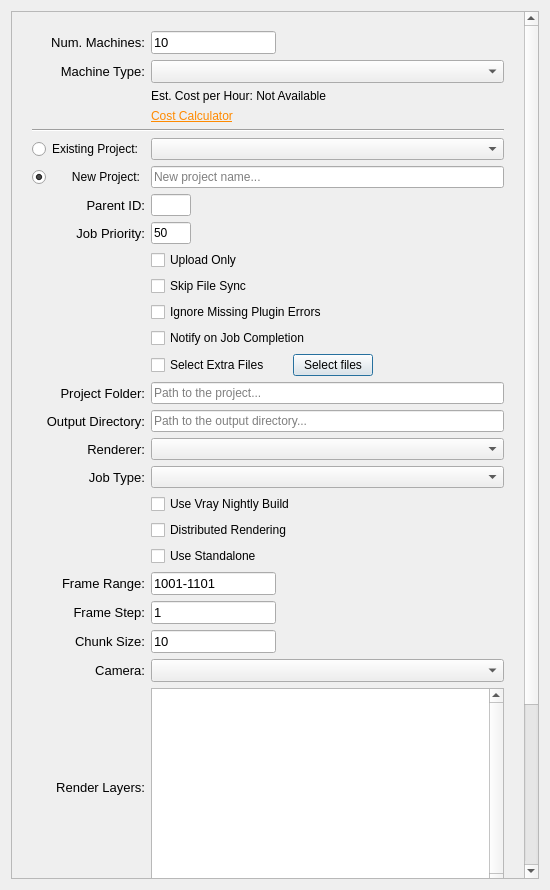
<?xml version="1.0" encoding="UTF-8"?>
<ui version="4.0">
 <class>SubmitDialog</class>
 <widget class="QDialog" name="SubmitDialog">
  <property name="geometry">
   <rect>
    <x>0</x>
    <y>0</y>
    <width>550</width>
    <height>890</height>
   </rect>
  </property>
  <property name="sizePolicy">
   <sizepolicy hsizetype="MinimumExpanding" vsizetype="MinimumExpanding">
    <horstretch>0</horstretch>
    <verstretch>0</verstretch>
   </sizepolicy>
  </property>
  <property name="minimumSize">
   <size>
    <width>550</width>
    <height>1</height>
   </size>
  </property>
  <property name="maximumSize">
   <size>
    <width>700</width>
    <height>890</height>
   </size>
  </property>
  <property name="windowTitle">
   <string>Dialog</string>
  </property>
  <property name="sizeGripEnabled">
   <bool>false</bool>
  </property>
  <layout class="QGridLayout" name="gridLayout">
   <item row="0" column="0">
    <widget class="QScrollArea" name="scrollArea">
     <property name="sizePolicy">
      <sizepolicy hsizetype="Expanding" vsizetype="Expanding">
       <horstretch>0</horstretch>
       <verstretch>0</verstretch>
      </sizepolicy>
     </property>
     <property name="horizontalScrollBarPolicy">
      <enum>Qt::ScrollBarAlwaysOff</enum>
     </property>
     <property name="sizeAdjustPolicy">
      <enum>QAbstractScrollArea::AdjustToContents</enum>
     </property>
     <property name="widgetResizable">
      <bool>true</bool>
     </property>
     <widget class="QWidget" name="scrollAreaWidgetContents">
      <property name="geometry">
       <rect>
        <x>0</x>
        <y>0</y>
        <width>516</width>
        <height>1127</height>
       </rect>
      </property>
      <property name="sizePolicy">
       <sizepolicy hsizetype="MinimumExpanding" vsizetype="MinimumExpanding">
        <horstretch>0</horstretch>
        <verstretch>0</verstretch>
       </sizepolicy>
      </property>
      <property name="minimumSize">
       <size>
        <width>460</width>
        <height>0</height>
       </size>
      </property>
      <layout class="QVBoxLayout" name="verticalLayout">
       <property name="sizeConstraint">
        <enum>QLayout::SetDefaultConstraint</enum>
       </property>
       <property name="leftMargin">
        <number>20</number>
       </property>
       <property name="rightMargin">
        <number>20</number>
       </property>
       <item>
        <layout class="QGridLayout" name="main_layout">
         <property name="sizeConstraint">
          <enum>QLayout::SetMinAndMaxSize</enum>
         </property>
         <property name="topMargin">
          <number>10</number>
         </property>
         <property name="bottomMargin">
          <number>10</number>
         </property>
         <item row="22" column="1">
          <widget class="QLineEdit" name="frame_step">
           <property name="sizePolicy">
            <sizepolicy hsizetype="Maximum" vsizetype="Fixed">
             <horstretch>0</horstretch>
             <verstretch>0</verstretch>
            </sizepolicy>
           </property>

           <property name="font">
            <font>
             <pointsize>10</pointsize>
            </font>
           </property>
           <property name="text">
            <string>1</string>
           </property>
           <property name="-tx" stdset="0">
            <string>`python &quot;cmds.submit_callb('frame_step')&quot;`</string>
           </property>
          </widget>
         </item>
         <item row="20" column="1">
          <layout class="QHBoxLayout" name="horizontalLayout_3">
           <item>
            <widget class="QCheckBox" name="use_standalone">
             <property name="toolTip">
              <string>If selected, will perform a local scene export and render using the standalone version of the selected renderer.</string>
             </property>
             <property name="text">
              <string>Use Standalone</string>
             </property>
             <property name="-v" stdset="0">
              <string>`python &quot;cmds.submit_callb('use_standalone')&quot;`</string>
             </property>
            </widget>
           </item>
           <item>
            <spacer name="horizontalSpacer">
             <property name="orientation">
              <enum>Qt::Horizontal</enum>
             </property>
             <property name="sizeType">
              <enum>QSizePolicy::Fixed</enum>
             </property>
             <property name="sizeHint" stdset="0">
              <size>
               <width>80</width>
               <height>20</height>
              </size>
             </property>
            </spacer>
           </item>
          </layout>
         </item>
         <item row="19" column="1">
          <layout class="QHBoxLayout" name="horizontalLayout_12">
           <item>
            <widget class="QCheckBox" name="distributed">
             <property name="sizePolicy">
              <sizepolicy hsizetype="Minimum" vsizetype="Fixed">
               <horstretch>0</horstretch>
               <verstretch>0</verstretch>
              </sizepolicy>
             </property>
             <property name="text">
              <string>Distributed Rendering</string>
             </property>
             <property name="-v" stdset="0">
              <string>`python &quot;cmds.submit_callb('distributed')&quot;`</string>
             </property>
            </widget>
           </item>
           <item>
            <spacer name="horizontalSpacer_12">
             <property name="orientation">
              <enum>Qt::Horizontal</enum>
             </property>
             <property name="sizeType">
              <enum>QSizePolicy::Fixed</enum>
             </property>
             <property name="sizeHint" stdset="0">
              <size>
               <width>80</width>
               <height>20</height>
              </size>
             </property>
            </spacer>
           </item>
          </layout>
         </item>
         <item row="24" column="0">
          <widget class="QLabel" name="label_10">
           <property name="font">
            <font>
             <pointsize>10</pointsize>
            </font>
           </property>
           <property name="text">
            <string>Camera:</string>
           </property>
           <property name="alignment">
            <set>Qt::AlignRight|Qt::AlignTrailing|Qt::AlignVCenter</set>
           </property>
          </widget>
         </item>
         <item row="26" column="1">
          <layout class="QHBoxLayout" name="horizontalLayout">
           <property name="spacing">
            <number>6</number>
           </property>
           <property name="sizeConstraint">
            <enum>QLayout::SetDefaultConstraint</enum>
           </property>
           <item>
            <spacer name="horizontalSpacer_2">
             <property name="orientation">
              <enum>Qt::Horizontal</enum>
             </property>
             <property name="sizeHint" stdset="0">
              <size>
               <width>80</width>
               <height>20</height>
              </size>
             </property>
            </spacer>
           </item>
           <item>
            <widget class="QLabel" name="label_15">
             <property name="font">
              <font>
               <pointsize>10</pointsize>
              </font>
             </property>
             <property name="text">
              <string>X</string>
             </property>
             <property name="alignment">
              <set>Qt::AlignRight|Qt::AlignTrailing|Qt::AlignVCenter</set>
             </property>
            </widget>
           </item>
           <item>
            <widget class="QLineEdit" name="x_res">
             <property name="sizePolicy">
              <sizepolicy hsizetype="Preferred" vsizetype="Fixed">
               <horstretch>0</horstretch>
               <verstretch>0</verstretch>
              </sizepolicy>
             </property>
             <property name="font">
              <font>
               <pointsize>10</pointsize>
              </font>
             </property>
             <property name="text">
              <string>0</string>
             </property>
             <property name="-tx" stdset="0">
              <string>`python &quot;cmds.submit_callb('x_res')&quot;`</string>
             </property>
            </widget>
           </item>
           <item>
            <widget class="QLabel" name="label_16">
             <property name="font">
              <font>
               <pointsize>10</pointsize>
              </font>
             </property>
             <property name="text">
              <string>Y</string>
             </property>
             <property name="alignment">
              <set>Qt::AlignRight|Qt::AlignTrailing|Qt::AlignVCenter</set>
             </property>
            </widget>
           </item>
           <item>
            <widget class="QLineEdit" name="y_res">
             <property name="sizePolicy">
              <sizepolicy hsizetype="Preferred" vsizetype="Fixed">
               <horstretch>0</horstretch>
               <verstretch>0</verstretch>
              </sizepolicy>
             </property>
             <property name="font">
              <font>
               <pointsize>10</pointsize>
              </font>
             </property>
             <property name="text">
              <string>0</string>
             </property>
             <property name="-tx" stdset="0">
              <string>`python &quot;cmds.submit_callb('y_res')&quot;`</string>
             </property>
            </widget>
           </item>
           <item>
            <spacer name="horizontalSpacer_5">
             <property name="font">
              <font>
               <pointsize>10</pointsize>
              </font>
             </property>
             <property name="orientation">
              <enum>Qt::Horizontal</enum>
             </property>
             <property name="sizeHint" stdset="0">
              <size>
               <width>240</width>
               <height>20</height>
              </size>
             </property>
            </spacer>
           </item>
          </layout>
         </item>
         <item row="24" column="1">
          <widget class="QComboBox" name="camera">
           <property name="font">
            <font>
             <pointsize>10</pointsize>
            </font>
           </property>
           <property name="-ann" stdset="0">
            <string>`python &quot;cmds.submit_callb('camera')&quot;`</string>
           </property>
          </widget>
         </item>
         <item row="5" column="0">
          <widget class="QRadioButton" name="existing_project">
           <property name="text">
            <string>Existing Project:</string>
           </property>
           <property name="checked">
            <bool>false</bool>
           </property>
           <property name="-ann" stdset="0">
            <string>`python &quot;cmds.submit_callb('existing_project')&quot;`</string>
           </property>
          </widget>
         </item>
         <item row="11" column="1">
          <layout class="QHBoxLayout" name="horizontalLayout_13">
           <item>
            <widget class="QCheckBox" name="ignore_plugin_errors">
             <property name="text">
              <string>Ignore Missing Plugin Errors</string>
             </property>
             <property name="-v" stdset="0">
              <string>`python &quot;cmds.submit_callb('ignore_plugin_errors')&quot;`</string>
             </property>
            </widget>
           </item>
           <item>
            <spacer name="horizontalSpacer_14">
             <property name="orientation">
              <enum>Qt::Horizontal</enum>
             </property>
             <property name="sizeType">
              <enum>QSizePolicy::Fixed</enum>
             </property>
             <property name="sizeHint" stdset="0">
              <size>
               <width>80</width>
               <height>20</height>
              </size>
             </property>
            </spacer>
           </item>
          </layout>
         </item>
         <item row="12" column="1">
          <layout class="QHBoxLayout" name="horizontalLayout_6">
           <item>
            <widget class="QCheckBox" name="notify_complete">
             <property name="toolTip">
              <string>Zync will send you an email when this job completes, or if it fails.</string>
             </property>
             <property name="text">
              <string>Notify on Job Completion</string>
             </property>
             <property name="-v" stdset="0">
              <string>`python &quot;cmds.submit_callb('notify_complete')&quot;`</string>
             </property>
            </widget>
           </item>
           <item>
            <spacer name="horizontalSpacer_15">
             <property name="orientation">
              <enum>Qt::Horizontal</enum>
             </property>
             <property name="sizeType">
              <enum>QSizePolicy::Fixed</enum>
             </property>
             <property name="sizeHint" stdset="0">
              <size>
               <width>80</width>
               <height>20</height>
              </size>
             </property>
            </spacer>
           </item>
          </layout>
         </item>
         <item row="22" column="0">
          <widget class="QLabel" name="label_8">
           <property name="font">
            <font>
             <pointsize>10</pointsize>
            </font>
           </property>
           <property name="text">
            <string>Frame Step:</string>
           </property>
           <property name="alignment">
            <set>Qt::AlignRight|Qt::AlignTrailing|Qt::AlignVCenter</set>
           </property>
          </widget>
         </item>
         <item row="0" column="0">
          <widget class="QLabel" name="label_2">
           <property name="maximumSize">
            <size>
             <width>16777215</width>
             <height>16777215</height>
            </size>
           </property>
           <property name="font">
            <font>
             <pointsize>10</pointsize>
            </font>
           </property>
           <property name="text">
            <string>Num. Machines:</string>
           </property>
           <property name="textFormat">
            <enum>Qt::AutoText</enum>
           </property>
           <property name="scaledContents">
            <bool>false</bool>
           </property>
           <property name="alignment">
            <set>Qt::AlignRight|Qt::AlignTrailing|Qt::AlignVCenter</set>
           </property>
           <property name="wordWrap">
            <bool>false</bool>
           </property>
           <property name="openExternalLinks">
            <bool>false</bool>
           </property>
           <property name="textInteractionFlags">
            <set>Qt::LinksAccessibleByMouse</set>
           </property>
          </widget>
         </item>
         <item row="8" column="0">
          <widget class="QLabel" name="label_17">
           <property name="maximumSize">
            <size>
             <width>16777215</width>
             <height>16777215</height>
            </size>
           </property>
           <property name="font">
            <font>
             <pointsize>10</pointsize>
            </font>
           </property>
           <property name="text">
            <string>Job Priority:</string>
           </property>
           <property name="alignment">
            <set>Qt::AlignRight|Qt::AlignTrailing|Qt::AlignVCenter</set>
           </property>
          </widget>
         </item>
         <item row="16" column="1">
          <widget class="QComboBox" name="renderer">
           <property name="-ann" stdset="0">
            <string>`python &quot;cmds.submit_callb('renderer')&quot;`</string>
           </property>
          </widget>
         </item>
         <item row="1" column="1">
          <widget class="QComboBox" name="instance_type">
           <property name="sizePolicy">
            <sizepolicy hsizetype="Expanding" vsizetype="Fixed">
             <horstretch>0</horstretch>
             <verstretch>0</verstretch>
            </sizepolicy>
           </property>
           <property name="font">
            <font>
             <pointsize>10</pointsize>
            </font>
           </property>
           <property name="-ann" stdset="0">
            <string>`python &quot;cmds.submit_callb('instance_type')&quot;`</string>
           </property>
          </widget>
         </item>
         <item row="23" column="1">
          <widget class="QLineEdit" name="chunk_size">
           <property name="sizePolicy">
            <sizepolicy hsizetype="Maximum" vsizetype="Fixed">
             <horstretch>0</horstretch>
             <verstretch>0</verstretch>
            </sizepolicy>
           </property>
           <property name="font">
            <font>
             <pointsize>10</pointsize>
            </font>
           </property>
           <property name="text">
            <string>10</string>
           </property>
           <property name="-tx" stdset="0">
            <string>`python &quot;cmds.submit_callb('chunk_size')&quot;`</string>
           </property>
          </widget>
         </item>
         <item row="23" column="0">
          <widget class="QLabel" name="label_9">
           <property name="font">
            <font>
             <pointsize>10</pointsize>
            </font>
           </property>
           <property name="text">
            <string>Chunk Size:</string>
           </property>
           <property name="alignment">
            <set>Qt::AlignRight|Qt::AlignTrailing|Qt::AlignVCenter</set>
           </property>
          </widget>
         </item>
         <item row="15" column="1">
          <widget class="QLineEdit" name="output_dir">
           <property name="placeholderText">
            <string>Path to the output directory...</string>
           </property>
           <property name="-tx" stdset="0">
            <string>`python &quot;cmds.submit_callb('output_dir')&quot;`</string>
           </property>
          </widget>
         </item>
         <item row="5" column="1">
          <widget class="QComboBox" name="existing_project_name">
           <property name="-ann" stdset="0">
            <string>`python &quot;cmds.submit_callb('existing_project_name')&quot;`</string>
           </property>
          </widget>
         </item>
         <item row="21" column="0">
          <widget class="QLabel" name="frange_label">
           <property name="font">
            <font>
             <pointsize>10</pointsize>
            </font>
           </property>
           <property name="text">
            <string>Frame Range:</string>
           </property>
           <property name="alignment">
            <set>Qt::AlignRight|Qt::AlignTrailing|Qt::AlignVCenter</set>
           </property>
          </widget>
         </item>
         <item row="25" column="0">
          <widget class="QLabel" name="layers_label">
           <property name="sizePolicy">
            <sizepolicy hsizetype="Minimum" vsizetype="Fixed">
             <horstretch>0</horstretch>
             <verstretch>0</verstretch>
            </sizepolicy>
           </property>
           <property name="font">
            <font>
             <pointsize>10</pointsize>
            </font>
           </property>
           <property name="text">
            <string>Render Layers:</string>
           </property>
           <property name="alignment">
            <set>Qt::AlignRight|Qt::AlignTrailing|Qt::AlignVCenter</set>
           </property>
          </widget>
         </item>
         <item row="17" column="0">
          <widget class="QLabel" name="job_type_label">
           <property name="font">
            <font>
             <family>Lucida Grande</family>
             <pointsize>10</pointsize>
            </font>
           </property>
           <property name="text">
            <string>Job Type:</string>
           </property>
           <property name="alignment">
            <set>Qt::AlignRight|Qt::AlignTrailing|Qt::AlignVCenter</set>
           </property>
          </widget>
         </item>
         <item row="9" column="1">
          <layout class="QHBoxLayout" name="horizontalLayout_5">
           <item>
            <widget class="QCheckBox" name="upload_only">
             <property name="text">
              <string>Upload Only</string>
             </property>
             <property name="-v" stdset="0">
              <string>`python &quot;cmds.submit_callb('upload_only')&quot;`</string>
             </property>
            </widget>
           </item>
           <item>
            <spacer name="horizontalSpacer_3">
             <property name="orientation">
              <enum>Qt::Horizontal</enum>
             </property>
             <property name="sizeType">
              <enum>QSizePolicy::Fixed</enum>
             </property>
             <property name="sizeHint" stdset="0">
              <size>
               <width>80</width>
               <height>20</height>
              </size>
             </property>
            </spacer>
           </item>
          </layout>
         </item>
         <item row="21" column="1">
          <widget class="QLineEdit" name="frange">
           <property name="sizePolicy">
            <sizepolicy hsizetype="Maximum" vsizetype="Fixed">
             <horstretch>0</horstretch>
             <verstretch>0</verstretch>
            </sizepolicy>
           </property>
           <property name="font">
            <font>
             <pointsize>10</pointsize>
            </font>
           </property>
           <property name="text">
            <string>1001-1101</string>
           </property>
           <property name="-tx" stdset="0">
            <string>`python &quot;cmds.submit_callb('frange')&quot;`</string>
           </property>
          </widget>
         </item>
         <item row="26" column="0">
          <widget class="QLabel" name="label_12">
           <property name="font">
            <font>
             <pointsize>10</pointsize>
            </font>
           </property>
           <property name="text">
            <string>Resolution:</string>
           </property>
           <property name="alignment">
            <set>Qt::AlignRight|Qt::AlignTrailing|Qt::AlignVCenter</set>
           </property>
          </widget>
         </item>
         <item row="7" column="0">
          <widget class="QLabel" name="label_18">
           <property name="sizePolicy">
            <sizepolicy hsizetype="Preferred" vsizetype="Preferred">
             <horstretch>0</horstretch>
             <verstretch>0</verstretch>
            </sizepolicy>
           </property>
           <property name="maximumSize">
            <size>
             <width>16777215</width>
             <height>16777215</height>
            </size>
           </property>
           <property name="font">
            <font>
             <pointsize>10</pointsize>
            </font>
           </property>
           <property name="text">
            <string>Parent ID:</string>
           </property>
           <property name="alignment">
            <set>Qt::AlignRight|Qt::AlignTrailing|Qt::AlignVCenter</set>
           </property>
          </widget>
         </item>
         <item row="10" column="1">
          <layout class="QHBoxLayout" name="horizontalLayout_7">
           <item>
            <widget class="QCheckBox" name="skip_check">
             <property name="minimumSize">
              <size>
               <width>0</width>
               <height>0</height>
              </size>
             </property>
             <property name="toolTip">
              <string>If selected Zync sill skip file syncing phase. Beware, it may result in outdated scene and/or missing dependencies during the rendering.</string>
             </property>
             <property name="text">
              <string>Skip File Sync</string>
             </property>
             <property name="-v" stdset="0">
              <string>`python &quot;cmds.submit_callb('skip_check')&quot;`</string>
             </property>
            </widget>
           </item>
           <item>
            <spacer name="horizontalSpacer_6">
             <property name="orientation">
              <enum>Qt::Horizontal</enum>
             </property>
             <property name="sizeType">
              <enum>QSizePolicy::Fixed</enum>
             </property>
             <property name="sizeHint" stdset="0">
              <size>
               <width>80</width>
               <height>20</height>
              </size>
             </property>
            </spacer>
           </item>
          </layout>
         </item>
         <item row="4" column="0" colspan="2">
          <widget class="Line" name="line_2">
           <property name="sizePolicy">
            <sizepolicy hsizetype="Minimum" vsizetype="Fixed">
             <horstretch>0</horstretch>
             <verstretch>0</verstretch>
            </sizepolicy>
           </property>
           <property name="orientation">
            <enum>Qt::Horizontal</enum>
           </property>
          </widget>
         </item>
         <item row="8" column="1">
          <layout class="QHBoxLayout" name="horizontalLayout_4">
           <item>
            <widget class="QLineEdit" name="priority">
             <property name="maximumSize">
              <size>
               <width>40</width>
               <height>16777215</height>
              </size>
             </property>
             <property name="text">
              <string>50</string>
             </property>
             <property name="-tx" stdset="0">
              <string>`python &quot;cmds.submit_callb('priority')&quot;`</string>
             </property>
            </widget>
           </item>
           <item>
            <spacer name="horizontalSpacer_4">
             <property name="orientation">
              <enum>Qt::Horizontal</enum>
             </property>
             <property name="sizeHint" stdset="0">
              <size>
               <width>40</width>
               <height>20</height>
              </size>
             </property>
            </spacer>
           </item>
          </layout>
         </item>
         <item row="7" column="1">
          <layout class="QHBoxLayout" name="horizontalLayout_11">
           <item>
            <widget class="QLineEdit" name="parent_id">
             <property name="sizePolicy">
              <sizepolicy hsizetype="Expanding" vsizetype="Fixed">
               <horstretch>0</horstretch>
               <verstretch>0</verstretch>
              </sizepolicy>
             </property>
             <property name="maximumSize">
              <size>
               <width>40</width>
               <height>16777215</height>
              </size>
             </property>
             <property name="-tx" stdset="0">
              <string>`python &quot;cmds.submit_callb('parent_id')&quot;`</string>
             </property>
            </widget>
           </item>
           <item>
            <spacer name="horizontalSpacer_10">
             <property name="orientation">
              <enum>Qt::Horizontal</enum>
             </property>
             <property name="sizeType">
              <enum>QSizePolicy::Expanding</enum>
             </property>
             <property name="sizeHint" stdset="0">
              <size>
               <width>120</width>
               <height>20</height>
              </size>
             </property>
            </spacer>
           </item>
          </layout>
         </item>
         <item row="15" column="0">
          <widget class="QLabel" name="label_5">
           <property name="font">
            <font>
             <pointsize>10</pointsize>
            </font>
           </property>
           <property name="text">
            <string>Output Directory:</string>
           </property>
           <property name="alignment">
            <set>Qt::AlignRight|Qt::AlignTrailing|Qt::AlignVCenter</set>
           </property>
          </widget>
         </item>
         <item row="3" column="1">
          <widget class="QLabel" name="label_7">
           <property name="sizePolicy">
            <sizepolicy hsizetype="Fixed" vsizetype="Fixed">
             <horstretch>0</horstretch>
             <verstretch>0</verstretch>
            </sizepolicy>
           </property>
           <property name="text">
            <string>&lt;a style=&quot;color:#ff8a00;&quot; href=&quot;http://zync.cloudpricingcalculator.appspot.com&quot;&gt;Cost Calculator&lt;/a&gt;</string>
           </property>
           <property name="textFormat">
            <enum>Qt::RichText</enum>
           </property>
           <property name="openExternalLinks">
            <bool>true</bool>
           </property>
           <property name="textInteractionFlags">
            <set>Qt::TextBrowserInteraction</set>
           </property>
          </widget>
         </item>
         <item row="16" column="0">
          <widget class="QLabel" name="label_6">
           <property name="font">
            <font>
             <pointsize>10</pointsize>
            </font>
           </property>
           <property name="text">
            <string>Renderer:</string>
           </property>
           <property name="alignment">
            <set>Qt::AlignRight|Qt::AlignTrailing|Qt::AlignVCenter</set>
           </property>
          </widget>
         </item>
         <item row="1" column="0">
          <widget class="QLabel" name="label_3">
           <property name="font">
            <font>
             <pointsize>10</pointsize>
            </font>
           </property>
           <property name="text">
            <string>Machine Type:</string>
           </property>
           <property name="alignment">
            <set>Qt::AlignRight|Qt::AlignTrailing|Qt::AlignVCenter</set>
           </property>
          </widget>
         </item>
         <item row="0" column="1">
          <widget class="QLineEdit" name="num_instances">
           <property name="sizePolicy">
            <sizepolicy hsizetype="Fixed" vsizetype="Fixed">
             <horstretch>0</horstretch>
             <verstretch>0</verstretch>
            </sizepolicy>
           </property>
           <property name="minimumSize">
            <size>
             <width>40</width>
             <height>0</height>
            </size>
           </property>
           <property name="baseSize">
            <size>
             <width>40</width>
             <height>0</height>
            </size>
           </property>
           <property name="font">
            <font>
             <pointsize>10</pointsize>
            </font>
           </property>
           <property name="text">
            <string>10</string>
           </property>
           <property name="-tx" stdset="0">
            <string>`python &quot;cmds.submit_callb('num_instances')&quot;`</string>
           </property>
          </widget>
         </item>
         <item row="25" column="1">
          <widget class="QListWidget" name="layers">
           <property name="sizePolicy">
            <sizepolicy hsizetype="Preferred" vsizetype="Preferred">
             <horstretch>0</horstretch>
             <verstretch>0</verstretch>
            </sizepolicy>
           </property>
           <property name="minimumSize">
            <size>
             <width>0</width>
             <height>200</height>
            </size>
           </property>
           <property name="frameShadow">
            <enum>QFrame::Plain</enum>
           </property>
           <property name="verticalScrollBarPolicy">
            <enum>Qt::ScrollBarAlwaysOn</enum>
           </property>
           <property name="sizeAdjustPolicy">
            <enum>QAbstractScrollArea::AdjustIgnored</enum>
           </property>
           <property name="autoScroll">
            <bool>true</bool>
           </property>
           <property name="autoScrollMargin">
            <number>7</number>
           </property>
           <property name="showDropIndicator" stdset="0">
            <bool>false</bool>
           </property>
           <property name="alternatingRowColors">
            <bool>true</bool>
           </property>
           <property name="selectionMode">
            <enum>QAbstractItemView::MultiSelection</enum>
           </property>
           <property name="resizeMode">
            <enum>QListView::Adjust</enum>
           </property>
           <property name="layoutMode">
            <enum>QListView::Batched</enum>
           </property>
           <property name="selectionRectVisible">
            <bool>false</bool>
           </property>
           <property name="-allowMultiSelection" stdset="0">
            <string>true</string>
           </property>
          </widget>
         </item>
         <item row="14" column="0">
          <widget class="QLabel" name="label_4">
           <property name="font">
            <font>
             <pointsize>10</pointsize>
            </font>
           </property>
           <property name="text">
            <string>Project Folder:</string>
           </property>
           <property name="alignment">
            <set>Qt::AlignRight|Qt::AlignTrailing|Qt::AlignVCenter</set>
           </property>
          </widget>
         </item>
         <item row="6" column="0">
          <widget class="QRadioButton" name="new_project">
           <property name="text">
            <string>      New Project:</string>
           </property>
           <property name="checked">
            <bool>true</bool>
           </property>
           <property name="-ann" stdset="0">
            <string>`python &quot;cmds.submit_callb('new_project')&quot;`</string>
           </property>
          </widget>
         </item>
         <item row="14" column="1">
          <widget class="QLineEdit" name="project">
           <property name="placeholderText">
            <string>Path to the project...</string>
           </property>
           <property name="-tx" stdset="0">
            <string>`python &quot;cmds.submit_callb('project')&quot;`</string>
           </property>
          </widget>
         </item>
         <item row="2" column="1">
          <widget class="QLabel" name="est_cost">
           <property name="sizePolicy">
            <sizepolicy hsizetype="Fixed" vsizetype="Fixed">
             <horstretch>0</horstretch>
             <verstretch>0</verstretch>
            </sizepolicy>
           </property>
           <property name="text">
            <string>Est. Cost per Hour: Not Available</string>
           </property>
          </widget>
         </item>
         <item row="18" column="1">
          <layout class="QHBoxLayout" name="horizontalLayout_10">
           <item>
            <widget class="QCheckBox" name="vray_nightly">
             <property name="text">
              <string>Use Vray Nightly Build</string>
             </property>
             <property name="-v" stdset="0">
              <string>`python &quot;cmds.submit_callb('vray_nightly')&quot;`</string>
             </property>
            </widget>
           </item>
           <item>
            <spacer name="horizontalSpacer_11">
             <property name="orientation">
              <enum>Qt::Horizontal</enum>
             </property>
             <property name="sizeType">
              <enum>QSizePolicy::Fixed</enum>
             </property>
             <property name="sizeHint" stdset="0">
              <size>
               <width>80</width>
               <height>20</height>
              </size>
             </property>
            </spacer>
           </item>
          </layout>
         </item>
         <item row="17" column="1">
          <widget class="QComboBox" name="job_type">
           <property name="-ann" stdset="0">
            <string>`python &quot;cmds.submit_callb('job_type')&quot;`</string>
           </property>
          </widget>
         </item>
         <item row="6" column="1">
          <widget class="QLineEdit" name="new_project_name">
           <property name="placeholderText">
            <string>New project name...</string>
           </property>
           <property name="-tx" stdset="0">
            <string>`python &quot;cmds.submit_callb('new_project_name')&quot;`</string>
           </property>
          </widget>
         </item>
         <item row="13" column="1">
          <widget class="QFrame" name="extra_assets_frame">
           <property name="sizePolicy">
            <sizepolicy hsizetype="Fixed" vsizetype="Fixed">
             <horstretch>0</horstretch>
             <verstretch>0</verstretch>
            </sizepolicy>
           </property>
           <property name="minimumSize">
            <size>
             <width>0</width>
             <height>0</height>
            </size>
           </property>
           <property name="frameShape">
            <enum>QFrame::NoFrame</enum>
           </property>
           <property name="frameShadow">
            <enum>QFrame::Plain</enum>
           </property>
           <property name="lineWidth">
            <number>0</number>
           </property>
           <layout class="QHBoxLayout" name="horizontalLayout_2">
            <property name="leftMargin">
             <number>0</number>
            </property>
            <property name="topMargin">
             <number>0</number>
            </property>
            <property name="rightMargin">
             <number>0</number>
            </property>
            <property name="bottomMargin">
             <number>0</number>
            </property>
            <item>
             <widget class="QCheckBox" name="sync_extra_assets">
              <property name="text">
               <string>Select Extra Files</string>
              </property>
             </widget>
            </item>
            <item>
             <spacer name="horizontalSpacer_8">
              <property name="orientation">
               <enum>Qt::Horizontal</enum>
              </property>
              <property name="sizeHint" stdset="0">
               <size>
                <width>40</width>
                <height>20</height>
               </size>
              </property>
             </spacer>
            </item>
            <item>
             <widget class="QPushButton" name="select_files">
              <property name="enabled">
               <bool>true</bool>
              </property>
              <property name="sizePolicy">
               <sizepolicy hsizetype="MinimumExpanding" vsizetype="Fixed">
                <horstretch>0</horstretch>
                <verstretch>0</verstretch>
               </sizepolicy>
              </property>
              <property name="text">
               <string>Select files</string>
              </property>
              <property name="iconSize">
               <size>
                <width>16</width>
                <height>16</height>
               </size>
              </property>
              <property name="+command" stdset="0">
               <string>&quot;cmds.select_files_callb()&quot;</string>
              </property>
             </widget>
            </item>
            <item>
             <spacer name="horizontalSpacer_7">
              <property name="orientation">
               <enum>Qt::Horizontal</enum>
              </property>
              <property name="sizeType">
               <enum>QSizePolicy::Expanding</enum>
              </property>
              <property name="sizeHint" stdset="0">
               <size>
                <width>153</width>
                <height>20</height>
               </size>
              </property>
             </spacer>
            </item>
           </layout>
           <zorder>sync_extra_assets</zorder>
           <zorder>horizontalSpacer_7</zorder>
           <zorder>select_files</zorder>
           <zorder>horizontalSpacer_8</zorder>
          </widget>
         </item>
        </layout>
       </item>
       <item>
        <widget class="Line" name="line">
         <property name="orientation">
          <enum>Qt::Horizontal</enum>
         </property>
        </widget>
       </item>
       <item>
        <layout class="QGridLayout" name="login_layout">
         <item row="0" column="0">
          <widget class="QPushButton" name="login_with_google_button">
           <property name="sizePolicy">
            <sizepolicy hsizetype="MinimumExpanding" vsizetype="Fixed">
             <horstretch>0</horstretch>
             <verstretch>0</verstretch>
            </sizepolicy>
           </property>
           <property name="font">
            <font>
             <family>Lucida Grande</family>
             <pointsize>12</pointsize>
            </font>
           </property>
           <property name="text">
            <string>Login With Google</string>
           </property>
           <property name="+command" stdset="0">
            <string>&quot;cmds.login_with_google_callb()&quot;</string>
           </property>
          </widget>
         </item>
         <item row="2" column="0">
          <widget class="QLabel" name="google_login_status">
           <property name="sizePolicy">
            <sizepolicy hsizetype="Expanding" vsizetype="Fixed">
             <horstretch>0</horstretch>
             <verstretch>0</verstretch>
            </sizepolicy>
           </property>
           <property name="text">
            <string/>
           </property>
           <property name="alignment">
            <set>Qt::AlignCenter</set>
           </property>
          </widget>
         </item>
         <item row="1" column="0">
          <widget class="QPushButton" name="logout_button">
           <property name="font">
            <font>
             <family>Lucida Grande</family>
             <pointsize>12</pointsize>
            </font>
           </property>
           <property name="text">
            <string>Logout</string>
           </property>
           <property name="+command" stdset="0">
            <string>&quot;cmds.logout_callb()&quot;</string>
           </property>
          </widget>
         </item>
        </layout>
       </item>
       <item>
        <layout class="QHBoxLayout" name="submit_layout">
         <property name="leftMargin">
          <number>0</number>
         </property>
         <property name="topMargin">
          <number>0</number>
         </property>
         <item>
          <widget class="QPushButton" name="submit_button">
           <property name="sizePolicy">
            <sizepolicy hsizetype="MinimumExpanding" vsizetype="Fixed">
             <horstretch>0</horstretch>
             <verstretch>0</verstretch>
            </sizepolicy>
           </property>
           <property name="font">
            <font>
             <family>Lucida Grande</family>
             <pointsize>24</pointsize>
            </font>
           </property>
           <property name="text">
            <string>Launch Job</string>
           </property>
           <property name="+command" stdset="0">
            <string>&quot;cmds.do_submit_callb()&quot;</string>
           </property>
          </widget>
         </item>
        </layout>
       </item>
      </layout>
     </widget>
    </widget>
   </item>
  </layout>
 </widget>
 <tabstops>
  <tabstop>scrollArea</tabstop>
  <tabstop>existing_project</tabstop>
  <tabstop>existing_project_name</tabstop>
  <tabstop>new_project</tabstop>
  <tabstop>new_project_name</tabstop>
  <tabstop>parent_id</tabstop>
  <tabstop>priority</tabstop>
  <tabstop>upload_only</tabstop>
  <tabstop>skip_check</tabstop>
  <tabstop>ignore_plugin_errors</tabstop>
  <tabstop>project</tabstop>
  <tabstop>output_dir</tabstop>
  <tabstop>renderer</tabstop>
  <tabstop>job_type</tabstop>
  <tabstop>vray_nightly</tabstop>
  <tabstop>distributed</tabstop>
  <tabstop>frange</tabstop>
  <tabstop>frame_step</tabstop>
  <tabstop>chunk_size</tabstop>
  <tabstop>camera</tabstop>
  <tabstop>layers</tabstop>
  <tabstop>x_res</tabstop>
  <tabstop>y_res</tabstop>
  <tabstop>submit_button</tabstop>
 </tabstops>
 <resources/>
 <connections/>
</ui>
